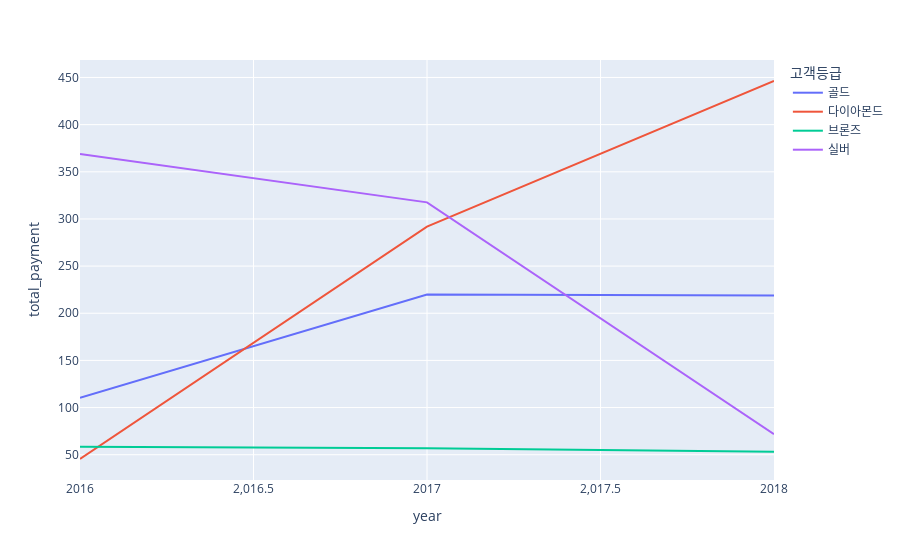

This figure's notebook cell:
### Code cell
# 등급별 유저들의 평균 구매 횟수 연도별 변화
df = data.groupby([data['order_purchase_timestamp'].dt.year, 'customer_unique_id', '고객등급'])['payment_value'].sum().reset_index()
total_payment = df.groupby(['order_purchase_timestamp', '고객등급'])['payment_value'].mean().reset_index()
total_payment.rename(columns = {'order_purchase_timestamp' : 'year', 'payment_value' : 'total_payment'}, inplace = True)
fig = px.line(total_payment, x = 'year', y = 'total_payment', color = '고객등급')
fig.show()

### Figure 1 — Plotly figure (JSON) as saved in the notebook; plotly's stock layout.template omitted (floating-point values rounded to 4 significant figures)
{"data": [{"hovertemplate": "고객등급=골드<br>year=%{x}<br>total_payment=%{y}<extra></extra>", "legendgroup": "골드", "line": {"color": "#636efa", "dash": "solid"}, "marker": {"symbol": "circle"}, "mode": "lines", "name": "골드", "orientation": "v", "showlegend": true, "type": "scatter", "x": [2016, 2017, 2018], "xaxis": "x", "y": [110.3, 219.8, 218.7], "yaxis": "y"}, {"hovertemplate": "고객등급=다이아몬드<br>year=%{x}<br>total_payment=%{y}<extra></extra>", "legendgroup": "다이아몬드", "line": {"color": "#EF553B", "dash": "solid"}, "marker": {"symbol": "circle"}, "mode": "lines", "name": "다이아몬드", "orientation": "v", "showlegend": true, "type": "scatter", "x": [2016, 2017, 2018], "xaxis": "x", "y": [45.46, 291.9, 446.3], "yaxis": "y"}, {"hovertemplate": "고객등급=브론즈<br>year=%{x}<br>total_payment=%{y}<extra></extra>", "legendgroup": "브론즈", "line": {"color": "#00cc96", "dash": "solid"}, "marker": {"symbol": "circle"}, "mode": "lines", "name": "브론즈", "orientation": "v", "showlegend": true, "type": "scatter", "x": [2016, 2017, 2018], "xaxis": "x", "y": [58.58, 56.92, 53.26], "yaxis": "y"}, {"hovertemplate": "고객등급=실버<br>year=%{x}<br>total_payment=%{y}<extra></extra>", "legendgroup": "실버", "line": {"color": "#ab63fa", "dash": "solid"}, "marker": {"symbol": "circle"}, "mode": "lines", "name": "실버", "orientation": "v", "showlegend": true, "type": "scatter", "x": [2016, 2017, 2018], "xaxis": "x", "y": [368.8, 317.6, 71.84], "yaxis": "y"}], "layout": {"legend": {"title": {"text": "고객등급"}, "tracegroupgap": 0}, "margin": {"t": 60}, "xaxis": {"anchor": "y", "domain": [0, 1], "title": {"text": "year"}}, "yaxis": {"anchor": "x", "domain": [0, 1], "title": {"text": "total_payment"}}}}
